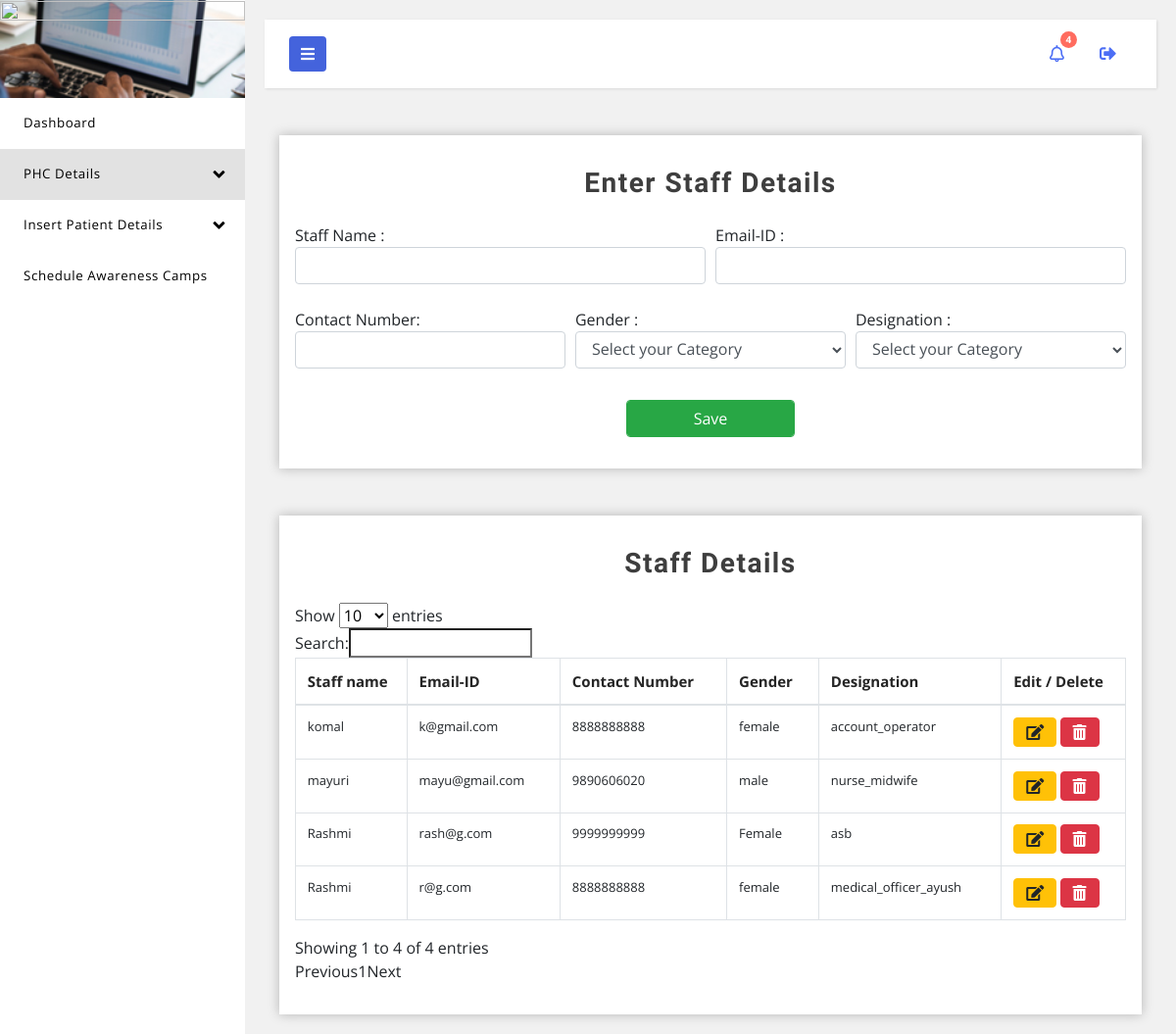
The page /phc/staff.php (signed in) on the database its author committed.
### tables this page shows
CREATE TABLE `staff_details` (
  `staff_id` int(11) NOT NULL,
  `PHCid` int(11) DEFAULT NULL,
  `name` char(50) DEFAULT NULL,
  `email_id` varchar(50) DEFAULT NULL,
  `contact_no` varchar(10) DEFAULT NULL,
  `gender` char(10) DEFAULT NULL,
  `designation` varchar(50) DEFAULT NULL
);

### phc/staff.php (the view, shortened to what this page needs)
<!DOCTYPE html>
<html lang="en">
<head>
       <?php
     include 'dbconfig.php';
     $id=$_SESSION['user'];
     $result = $connect->query("select * from staff_details where PHCid='$id'");
?>
    <link href="css/bootstrap.css" rel="stylesheet" type="text/css" media="all"/>
    <link rel="stylesheet" href="css/bar.css">
    <link rel="stylesheet" type="text/css" href="css/pignose.calender.css"/>
    <link href="css/style.css" rel="stylesheet" type="text/css" media="all"/>
    <link rel="stylesheet" href="css/style4.css">
    <link href="css/fontawesome-all.css" rel="stylesheet">
    <link rel="stylesheet" type="text/css" href="https://cdn.datatables.net/v/ju/dt-1.10.18/datatables.min.css"/>
    <link rel="stylesheet" type="text/css" href="https://cdn.datatables.net/1.10.15/css/dataTables.jqueryui.min.css"/>
</head>
<body>
<div class="wrapper">
    <nav id="sidebar">
        <div class="profile-bg">
            <img src="http://www.phciowa.org/wp-content/uploads/2017/04/PHC-Main-Logo.jpg" style="height: 10%;width: 100%;">
        </div>
        <ul class="list-unstyled components">
            <li>
                <a href="index.php">
                    Dashboard
                </a>
            </li>
            <li class="active">
                <a href="#homeSubmenu" data-toggle="collapse" aria-expanded="false">
                    PHC Details
                    <i class="fas fa-angle-down fa-pull-right"></i>
                </a>
            </li>
            <li>
                <a href="#patientMenu" data-toggle="collapse" aria-expanded="false">
                    Insert Patient Details
                    <i class="fas fa-angle-down fa-pull-right"></i>
                </a>
            </li>
            <li>
                <a href="camps.php">
                    Schedule Awareness Camps
                </a>
            </li>
        </ul>
    </nav>
    <div id="content">
        <nav class="navbar navbar-default mb-xl-5 mb-4">
            <div class="container-fluid">
                <div class="navbar-header">
                    <button type="button" id="sidebarCollapse" class="btn btn-info navbar-btn">
                        <i class="fas fa-bars"></i>
                    </button>
                </div>
                <ul class="top-icons-agileits-w3layouts float-right">
                    <li class="nav-item dropdown">
                        <a class="nav-link dropdown-toggle" href="#" id="navbarDropdown" role="button"
                           data-toggle="dropdown" aria-haspopup="true"
                           aria-expanded="false">
                            <i class="far fa-bell"></i>
                            <span class="badge">4</span>
                        </a>
                    </li>
                    <li class="nav-item dropdown">
                        <a class="nav-link" href="#" id="navbarDropdown2" role="button"
                           data-toggle="Logout" aria-haspopup="true"
                           aria-expanded="false">
                            <i class="fa fa-sign-out-alt"></i>
                        </a>
                    </li>
                </ul>
            </div>
        </nav>
        <div class="container-fluid">
            <div class="outer-w3-agile col-xl mt-3">
                <h4 class="tittle-w3-agileits mb-4">Enter Staff Details</h4>
                <div class="stats-info stats-body">
                    <form method="post" action="php/staff_details.php" onsubmit="return val()">
                        <div class="form-row">
                            <div class="form-group col-md-6">
                                <label>Staff Name :</label><span id="err_name" style="color: red"></span>
                                <input type="text" class="form-control" id="staff_name" name="staff_name"
                                       autocomplete="off" required>
                            </div>
                            <div class="form-group col-md-6">
                                <label>Email-ID :</label>
                                <input type="email" class="form-control" id="staff_email" name="staff_email"
                                       autocomplete="off" required>
                            </div>
                        </div>
                        <div class="form-row mt-2">
                            <div class="col-md-4">
                                <label>Contact Number:</label><span id="err_mob" style="color: red"></span>
                                <input type="text" class="form-control" id="staff_mob" name="staff_mob"
                                       autocomplete="off" required>
                            </div>
                            <div class="form-group col-md-4">
                                <label>Gender :</label>
                                <select class="form-control" id="staff_gender"
                                        name="staff_gender" autocomplete="off" required>
                                    <option value="0" selected="" disabled="">Select your Category</option>
                                </select>
                            </div>
                            <div class="form-group col-md-4">
                                <label>Designation :</label>
                                <select class="form-control" id="staff_designation"
                                        name="staff_designation" autocomplete="off" required>
                                    <option value="0" selected="" disabled="">Select your Category</option>
                                </select>
                            </div>
                        </div>
                        <div class="form-row mt-2">
                            <button name="sub" id="sub" type="submit"
                                    class=" form-control btn btn-success ml-auto mr-auto"
                                    style="width: 20%;">Save
                            </button>
                        </div>
                    </form>
                </div>
            </div>
            <div class="outer-w3-agile col-xl mt-5">
                <h4 class="tittle-w3-agileits mb-4">Staff Details</h4>
                <div class="stats-info stats-body">
                    <table id="tab1" class="table table-bordered" cellspacing="0">
                        <thead>
                        <tr>
                            <th>Staff name</th>
                            <th>Email-ID</th>
                            <th>Contact Number</th>
                            <th>Gender</th>
                            <th>Designation</th>
                            <th>Edit / Delete</th>
                        </tr>
                        </thead>
                        <tbody>
                        <?php
                        if ($result->num_rows > 0) {
                            while ($row = $result->fetch_assoc()) {
                                echo "<tr><td>" . $row['name'] . "</td><td>" . $row['email_id'] . "</td><td>" . $row['contact_no'] . "</td><td>" . $row['gender'] . "</td><td>" . $row['designation'] . "</td>";
                                echo "<td><button class='fa fa-edit btn btn-warning' onclick='openEdit(this)' data-id='" . $row['staff_id'] . "' data-designation='" . $row['designation'] . "'></button>";
                                echo "&nbsp;<button class='fa fa-trash-alt btn btn-danger' onclick='openEdit1(this)' data-id='" . $row['staff_id'] . "'></button></td>";
                            }
                        }
                        ?>
                        </tbody>
                    </table>
                </div>
            </div>
        </div>
    </div>
</div>
<link href="css/simplyCountdown.css" rel='stylesheet' type='text/css'/>
</body>
</html>

### phc/css/style.css (style rules this page uses)
html, body { margin: 0; font-size: 100%; font-family: 'Open Sans', sans-serif; background: #fff; }
body a { text-decoration: none; transition: 0.5s all; -webkit-transition: 0.5s all; -moz-transition: 0.5s all; -o-transition: 0.5s all; -ms-transition: 0.5s all; }
input[type="button"], button[type="submit"] { transition: 0.5s all; -webkit-transition: 0.5s all; -moz-transition: 0.5s all; -o-transition: 0.5s all; -ms-transition: 0.5s all; }
h1, h2, h3, h4, h5, h6 { margin: 0; font-family: 'Poiret One', cursive; font-weight: 700; }
ul { margin: 0; padding: 0; }
label { margin: 0; }
ul li { list-style: none; }
.outer-w3-agile { padding: 2em 1em; -webkit-box-shadow: 0px 0px 11px 0px rgba(0, 0, 0, 0.25); -moz-box-shadow: 0px 0px 11px 0px rgba(0, 0, 0, 0.25); box-shadow: 0px 0px 11px 0px rgba(0, 0, 0, 0.25); background: #fff; }
h4.tittle-w3-agileits { font-size: 2em; letter-spacing: 1.5px; font-weight: 600; color: #3e3e3e; text-align: center; }
.profile-bg { border-left: none; border-right: none; background: url(../images/menu1.jpg)no-repeat 0px 0px; -webkit-background-size: cover; -moz-background-size: cover; -o-background-size: cover; -ms-background-size: cover; background-size: cover; min-height: 100px; }
.top-icons-agileits-w3layouts .dropdown-toggle::after { display: none; }
.top-icons-agileits-w3layouts li { list-style: none; display: inline-block; }
ul.top-icons-agileits-w3layouts a.nav-link i { display: inline-block; font-size: 17px; color: #4c6ef5; }
.top-icons-agileits-w3layouts span.badge { font-size: 10px; font-weight: bold; color: #FFF; background: #ff6c5f; line-height: 13px; width: 17px; height: 17px; border-radius: 2em; -webkit-border-radius: 2em; -moz-border-radius: 2em; -o-border-radius: 2em; text-align: center; display: inline-block; position: absolute; top: -8%; right: 3px; padding: 2px 0 0; }
.dropdown { display: none; padding: 0; list-style: none; }
ul.list-unstyled li { font-size: 14px; letter-spacing: 1px; color: #7d7d7d; }
.table th, .table td { padding: 0.74rem; vertical-align: top; border-top: 1px solid #dee2e6; font-size: 13px; }
.table th { color: #252525; font-size: 15px; }
@media (max-width:1280px) { h4.tittle-w3-agileits { font-size: 1.75em; } }

### phc/css/style4.css (style rules this page uses)
body { font-family: 'Open Sans', sans-serif; background: #f1f1f1; }
a, a:hover, a:focus { color: inherit; text-decoration: none; transition: all 0.3s; }
.navbar { padding: 15px 10px; background: #fff; border: none; border-radius: 0; box-shadow: 1px 1px 3px rgba(0, 0, 0, 0.1); }
.navbar-btn { box-shadow: none; outline: none !important; border: none; background: #4463dc; }
i, span { display: inline-block; }
.wrapper { display: flex; align-items: stretch; }
#sidebar { min-width: 250px; max-width: 250px; background-color: white; color: #4a7ee4; transition: all 0.3s; }
#sidebar ul li a { text-align: left; }
#sidebar ul li a { padding: 16px 10px; font-size: .95em; letter-spacing: 0.6px; display: block; color: black; font-weight: 400; }
#sidebar ul li a i { margin-right: 10px; font-size: 19px; }
#sidebar ul li.active>a, #sidebar a[aria-expanded="true"] { color: black; background: rgba(224, 224, 224, 0.92); }
#content { padding: 20px; min-height: 100vh; transition: all 0.3s; overflow: hidden; width: 100%; }

### rows shown on the page
staff_details: name "komal", email "k@gmail.com", contact_no "8888888888", gender "female", designation "account_operator"
staff_details: name "mayuri", email "mayu@gmail.com", contact_no "9890606020", gender "male", designation "nurse_midwife"
staff_details: name "Rashmi", email "rash@g.com", contact_no "9999999999", gender "Female", designation "asb"
staff_details: name "Rashmi", email "r@g.com", contact_no "8888888888", gender "female", designation "medical_officer_ayush"
